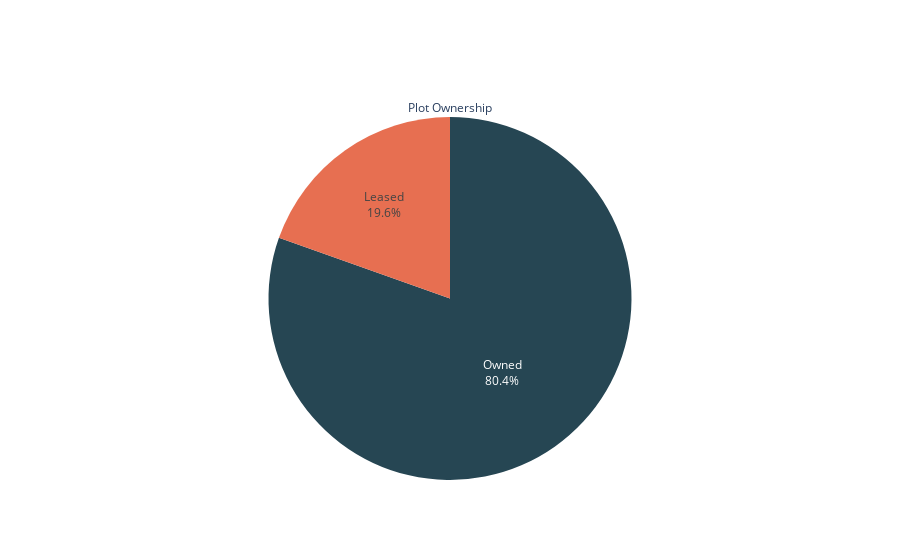

The notebook cell saved with this chart:
### Code cell
df = data["plot_ownership"].value_counts().reset_index()
fig = go.Figure(go.Pie(
    name = "",
    values = df["count"],
    labels = df["plot_ownership"],
    text = df["plot_ownership"],
    hovertemplate = "%{label}: <br>Count: %{count}",
    marker={
        "colors":["#264653","#e76f51"]
    },
    title="Plot Ownership"
))
fig.update_layout(showlegend=False)
fig.show()

### Figure 1 — Plotly figure (JSON) as saved in the notebook; plotly's stock layout.template omitted (floating-point values rounded to 4 significant figures)
{"data": [{"hovertemplate": "%{label}: <br>Count: %{count}", "labels": ["Owned", "Leased"], "marker": {"colors": ["#264653", "#e76f51"]}, "name": "", "text": ["Owned", "Leased"], "title": {"text": "Plot Ownership"}, "type": "pie", "values": [3254, 792]}], "layout": {"showlegend": false}}
